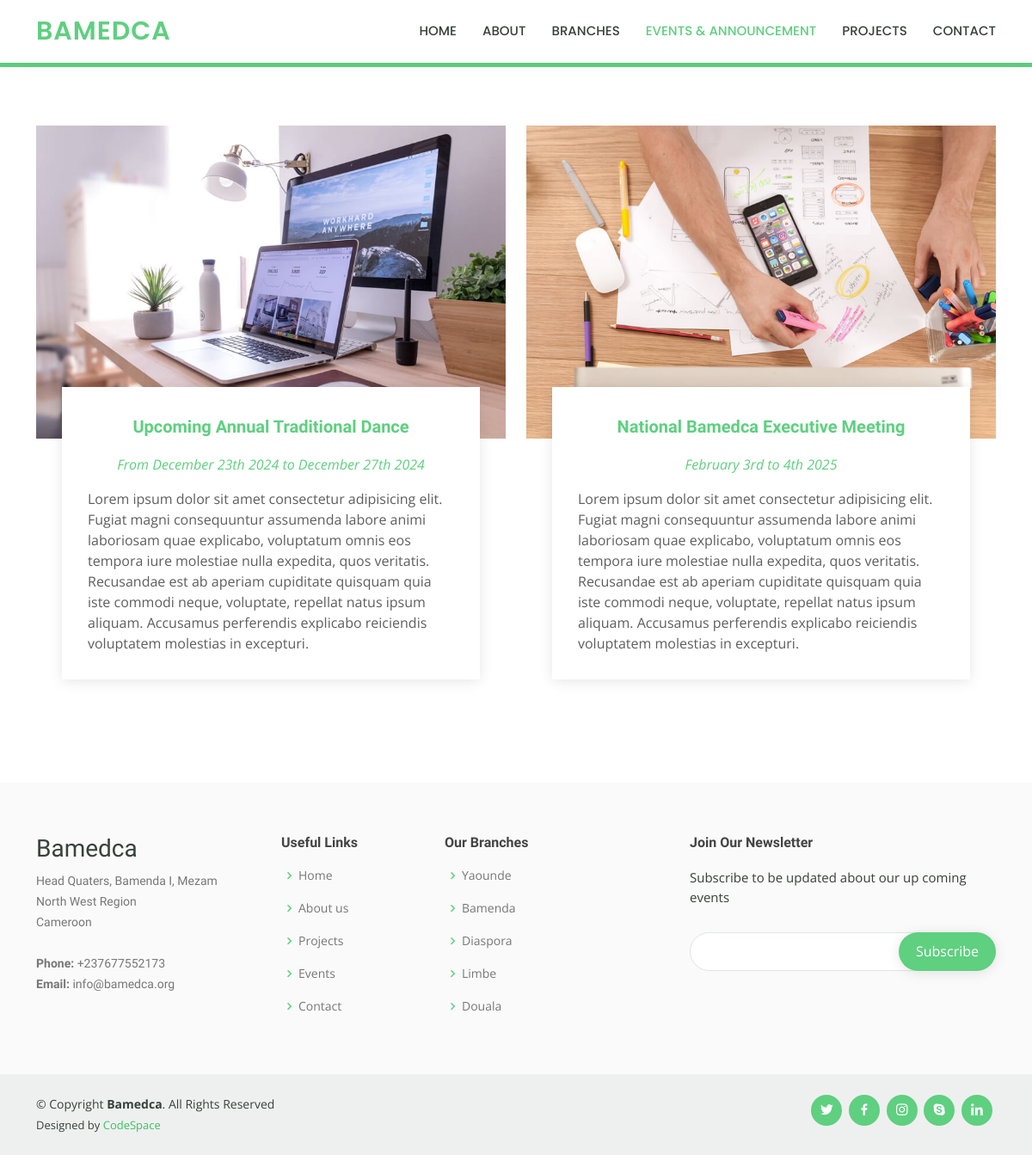
Screenshot of /events/ with the database file from the repository.
### bamedcacontent/models.py (models this page shows, shortened)
class EventModel(models.Model):
    title = models.CharField(max_length=100)
    description = models.TextField(max_length=1000)
    period = models.CharField(max_length=100)
    paragraph1 = models.TextField(max_length=1000)
    paragraph2 = models.TextField(max_length=1000)
    paragraph3 = models.TextField(max_length=1000)
    image = models.ImageField(upload_to='events')

class ContactModel(models.Model):
    quater = models.CharField(max_length=100, default='')
    phone = models.CharField(max_length=100, default='')
    email = models.CharField(max_length=100, default='')

### bamedcacontent/views.py (the view)
# urls.py: path('events/', views.events, name='events'),
def events(request):
    events = EventModel.objects.all()
    contact=ContactModel.objects.all()
    context={
        'contact':contact,
        'events':events
    }
    return render(request, 'events.html',context=context)

### templates/events.html (shortened to what this page needs)
{% extends 'base.html' %}
{% load static %}
{% block content %}
<body>
  <header id="header" class="fixed-top">
    <div class="container d-flex align-items-center">
      <h1 class="logo me-auto"><a href="{% url 'home' %}">BAMEDCA</a></h1>
      <nav id="navbar" class="navbar order-last order-lg-0">
        <ul>
          <li><a href="{% url 'home' %}">Home</a></li>
          <li><a href="{% url 'about' %}">About</a></li>
          <li><a href="{% url 'branch' %}">Branches</a></li>
          <li><a class="active" href="{% url 'events' %}">Events & Announcement</a></li>
          <li><a href="{% url 'projects' %}">Projects</a></li>
          <li><a href="{% url 'contact' %}">Contact</a></li>
        </ul>
      </nav>
    </div>
  </header>
  <main id="main" data-aos="fade-in">
    <div class="breadcrumbs">
      <div class="container">
        <h2>Events & Announcement</h2>
      </div>
    </div>
      <section id="projects" class="projects">
        <div class="container" data-aos="fade-up">
          <div class="row">
            {% for events in events %}
            <div class="col-md-6 d-flex align-items-stretch">
              <div class="card">
                <div class="card-img">
                  <img src="{{events.image.url}}" alt="...">
                </div>
                <div class="card-body"><a href="{% url 'events-details' ID=events.id %}">
                  <h5 class="card-title">{{events.title}}</h5>
                  <p class="fst-italic text-center">{{events.period}}</p>
                  <p class="card-text">{{events.description}}</p></a>
                </div>
              </div>
            </div>
            {% endfor %}
          </div>
        </div>
      </section>
  </main>
  {% endblock content %}

### templates/base.html (shortened to what this page needs)
{% load static %}
<!DOCTYPE html>
<html lang="en">
<head>
  <link href="{% static 'assets/vendor/animate.css/animate.min.css' %}" rel="stylesheet">
  <link href="{% static 'assets/vendor/aos/aos.css' %}" rel="stylesheet">
  <link href="{% static 'assets/vendor/bootstrap/css/bootstrap.min.css' %}" rel="stylesheet">
  <link href="{% static 'assets/vendor/bootstrap-icons/bootstrap-icons.css' %}" rel="stylesheet">
  <link href="{% static 'assets/vendor/boxicons/css/boxicons.min.css' %}" rel="stylesheet">
  <link href="{% static 'assets/vendor/remixicon/remixicon.css' %}" rel="stylesheet">
  <link href="{% static 'assets/vendor/swiper/swiper-bundle.min.css' %}" rel="stylesheet">
  <link href="{% static 'assets/css/style.css' %}" rel="stylesheet">
</head>
{% block content %}
{% endblock content %}
  <footer id="footer">
    <div class="footer-top">
      <div class="container">
        <div class="row">
          <div class="col-lg-3 col-md-6 footer-contact">
            <h3>Bamedca</h3>
            <p>
              Head Quaters, Bamenda I, Mezam <br>
              North West Region<br>
              Cameroon <br><br>
              {% for contact in contact %}
              <strong>Phone:</strong> {{contact.phone}}<br>
              <strong>Email:</strong> {{contact.email}}<br>
              {% endfor %}
            </p>
          </div>
          <div class="col-lg-2 col-md-6 footer-links">
            <h4>Useful Links</h4>
            <ul>
              <li><i class="bx bx-chevron-right"></i> <a href="{% url 'home' %}">Home</a></li>
              <li><i class="bx bx-chevron-right"></i> <a href="{% url 'about'  %}">About us</a></li>
              <li><i class="bx bx-chevron-right"></i> <a href="{% url 'projects'  %}">Projects</a></li>
              <li><i class="bx bx-chevron-right"></i> <a href="{% url 'events' %}">Events</a></li>
              <li><i class="bx bx-chevron-right"></i> <a href="{% url 'contact' %}">Contact</a></li>
            </ul>
          </div>
          <div class="col-lg-3 col-md-6 footer-links">
            <h4>Our Branches</h4>
            <ul>
              <li><i class="bx bx-chevron-right"></i> <a href="#">Yaounde</a></li>
              <li><i class="bx bx-chevron-right"></i> <a href="#">Bamenda</a></li>
              <li><i class="bx bx-chevron-right"></i> <a href="#">Diaspora</a></li>
              <li><i class="bx bx-chevron-right"></i> <a href="#">Limbe</a></li>
              <li><i class="bx bx-chevron-right"></i> <a href="#">Douala</a></li>
            </ul>
          </div>
          <div class="col-lg-4 col-md-6 footer-newsletter">
            <h4>Join Our Newsletter</h4>
            <p>Subscribe to be updated about our up coming events</p>
            <form action="" method="post">
              <input type="email" name="email"><input type="submit" value="Subscribe">
            </form>
          </div>
        </div>
      </div>
    </div>
    <div class="container d-md-flex py-4">
      <div class="me-md-auto text-center text-md-start">
        <div class="copyright">
          &copy; Copyright <strong><span>Bamedca</span></strong>. All Rights Reserved
        </div>
        <div class="credits">
          Designed by <a href="#">CodeSpace</a>
        </div>
      </div>
      <div class="social-links text-center text-md-right pt-3 pt-md-0">
        <a href="#" class="twitter"><i class="bx bxl-twitter"></i></a>
        <a href="#" class="facebook"><i class="bx bxl-facebook"></i></a>
        <a href="#" class="instagram"><i class="bx bxl-instagram"></i></a>
        <a href="#" class="google-plus"><i class="bx bxl-skype"></i></a>
        <a href="#" class="linkedin"><i class="bx bxl-linkedin"></i></a>
      </div>
    </div>
  </footer>
</body>
</html>

### static/assets/css/style.css (style rules this page uses)
body { font-family: "Open Sans", sans-serif; color: #444444; }
a { color: #5fcf80; text-decoration: none; }
h1, h2, h3, h4, h5, h6 { font-family: "Raleway", sans-serif; }
#header { background: #fff; transition: all 0.5s; z-index: 997; padding: 15px 0; box-shadow: 0px 0 18px rgba(55, 66, 59, 0.08); }
#header .logo { font-size: 30px; margin: 0; padding: 0; line-height: 1; font-weight: 600; letter-spacing: 1px; text-transform: uppercase; font-family: "Poppins", sans-serif; }
#header .logo a { color: #5fcf80; }
.navbar { padding: 0; }
.navbar ul { margin: 0; padding: 0; display: flex; list-style: none; align-items: center; }
.navbar li { position: relative; }
.navbar a, .navbar a:focus { display: flex; align-items: center; justify-content: space-between; padding: 10px 0 10px 30px; font-family: "Poppins", sans-serif; font-size: 15px; font-weight: 500; color: #37423b; white-space: nowrap; transition: 0.3s; text-transform: uppercase; text-decoration: solid; }
.navbar a:hover, .navbar .active, .navbar .active:focus, .navbar li:hover > a { color: #5fcf80; }
section { padding: 60px 0; overflow: hidden; }
.breadcrumbs { margin-top: 40px; text-align: center; background: #5fcf80; color: #fff; }
.breadcrumbs h2 { font-size: 32px; font-weight: 500; }
.projects .card { border: 0; padding: 0 30px; margin-bottom: 60px; position: relative; }
.projects .card-img { width: calc(100% + 60px); margin-left: -30px; overflow: hidden; z-index: 9; border-radius: 0; }
.projects .card-img img { max-width: 100%; transition: all 0.3s ease-in-out; }
.projects .card-body { z-index: 10; background: #fff; border-top: 4px solid #fff; padding: 30px; box-shadow: 0px 2px 15px rgba(0, 0, 0, 0.1); margin-top: -60px; transition: 0.3s; }
.projects .card-title { font-weight: 700; text-align: center; margin-bottom: 20px; }
.projects .card-text { color: #5e5e5e; }
#footer { color: #37423b; font-size: 14px; background: #eef0ef; }
#footer .footer-top { padding: 60px 0 30px 0; background: #f9faf9; }
#footer .footer-top .footer-contact { margin-bottom: 30px; }
#footer .footer-top .footer-contact p { font-size: 14px; line-height: 24px; margin-bottom: 0; font-family: "Raleway", sans-serif; color: #777777; }
#footer .footer-top h4 { font-size: 16px; font-weight: bold; color: #444444; position: relative; padding-bottom: 12px; }
#footer .footer-top .footer-links { margin-bottom: 30px; }
#footer .footer-top .footer-links ul { list-style: none; padding: 0; margin: 0; }
#footer .footer-top .footer-links ul i { padding-right: 2px; color: #5fcf80; font-size: 18px; line-height: 1; }
#footer .footer-top .footer-links ul li { padding: 10px 0; display: flex; align-items: center; }
#footer .footer-top .footer-links ul li:first-child { padding-top: 0; }
#footer .footer-top .footer-links ul a { color: #777777; transition: 0.3s; display: inline-block; line-height: 1; }
#footer .footer-newsletter { font-size: 15px; }
#footer .footer-newsletter h4 { font-size: 16px; font-weight: bold; color: #444444; position: relative; padding-bottom: 12px; }
#footer .footer-newsletter form { margin-top: 30px; background: #fff; padding: 6px 10px; position: relative; border-radius: 50px; text-align: left; border: 1px solid #e0e5e2; }
#footer .footer-newsletter form input[type=email] { border: 0; padding: 4px 8px; width: calc(100% - 100px); }
#footer .footer-newsletter form input[type=submit] { position: absolute; top: -1px; right: -1px; bottom: -1px; border: 0; background: none; font-size: 16px; padding: 0 20px 2px 20px; background: #5fcf80; color: #fff; transition: 0.3s; border-radius: 50px; box-shadow: 0px 2px 15px rgba(0, 0, 0, 0.1); }
#footer .credits { padding-top: 5px; font-size: 13px; }
#footer .credits a { color: #3ac162; transition: 0.3s; }
#footer .social-links a { font-size: 18px; display: inline-block; background: #5fcf80; color: #fff; line-height: 1; padding: 8px 0; margin-right: 4px; border-radius: 50%; text-align: center; width: 36px; height: 36px; transition: 0.3s; }

### rows the page displays
EventModel: image (picture), title "Upcoming Annual Traditional Dance", period "From December 23th 2024 to December 27th 2024", description "Lorem ipsum dolor sit amet consectetur adipisicing elit. Fugiat magni consequuntur assumenda labore animi laboriosam quae explicabo, voluptatum omnis eos tempora iure molestiae nulla expedita, quos veritatis. Recusandae est ab aperiam cupiditate quisquam quia iste commodi neque, voluptate, repellat natus ipsum aliquam. Accusamus perferendis explicabo reiciendis voluptatem molestias in excepturi."
EventModel: image (picture), title "National Bamedca Executive Meeting", period "February 3rd to 4th 2025", description "Lorem ipsum dolor sit amet consectetur adipisicing elit. Fugiat magni consequuntur assumenda labore animi laboriosam quae explicabo, voluptatum omnis eos tempora iure molestiae nulla expedita, quos veritatis. Recusandae est ab aperiam cupiditate quisquam quia iste commodi neque, voluptate, repellat natus ipsum aliquam. Accusamus perferendis explicabo reiciendis voluptatem molestias in excepturi."
ContactModel: phone "+237677552173", email "info@bamedca.org"
